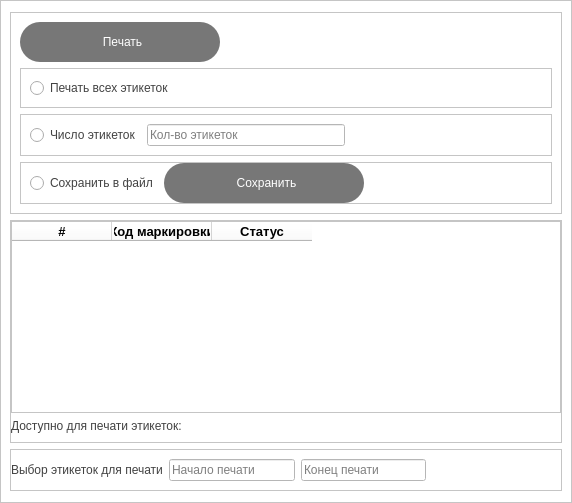
                     <widget class="QFrame" name="frame_31">
                      <property name="maximumSize">
                       <size>
                        <width>600</width>
                        <height>16777215</height>
                       </size>
                      </property>
                      <property name="styleSheet">
                       <string notr="true">background-color: rgb(255, 255, 255);</string>
                      </property>
                      <property name="frameShape">
                       <enum>QFrame::StyledPanel</enum>
                      </property>
                      <property name="frameShadow">
                       <enum>QFrame::Raised</enum>
                      </property>
                      <layout class="QVBoxLayout" name="verticalLayout_50">
                       <property name="leftMargin">
                        <number>9</number>
                       </property>
                       <property name="rightMargin">
                        <number>9</number>
                       </property>
                       <item>
                        <widget class="QFrame" name="frame_41">
                         <property name="styleSheet">
                          <string notr="true">QPushButton {
	font: 10pt &quot;Segoe UI&quot;;
	background-position:center;
    background-repeat: no-repeat;
	border: none;
	border-radius: 20px;
	color: rgb(255, 255, 255);
	background-color: rgb(119, 119, 119);
	text-align: center;
	padding-left: 5px;
}

QPushButton:hover {
	background-color: rgb(66, 66, 66);
}
QPushButton:pressed {
	background-color: rgb(245, 246, 250);
	color: rgb(0, 0, 0);
}</string>
                         </property>
                         <property name="frameShape">
                          <enum>QFrame::StyledPanel</enum>
                         </property>
                         <property name="frameShadow">
                          <enum>QFrame::Raised</enum>
                         </property>
                         <layout class="QVBoxLayout" name="verticalLayout_63">
                          <item>
                           <widget class="QPushButton" name="startPrint_btn">
                            <property name="enabled">
                             <bool>false</bool>
                            </property>
                            <property name="minimumSize">
                             <size>
                              <width>40</width>
                              <height>40</height>
                             </size>
                            </property>
                            <property name="maximumSize">
                             <size>
                              <width>200</width>
                              <height>16777215</height>
                             </size>
                            </property>
                            <property name="styleSheet">
                             <string notr="true"/>
                            </property>
                            <property name="text">
                             <string>Печать</string>
                            </property>
                           </widget>
                          </item>
                          <item>
                           <widget class="QFrame" name="frame_45">
                            <property name="frameShape">
                             <enum>QFrame::StyledPanel</enum>
                            </property>
                            <property name="frameShadow">
                             <enum>QFrame::Raised</enum>
                            </property>
                            <layout class="QHBoxLayout" name="horizontalLayout_36">
                             <item>
                              <widget class="QRadioButton" name="allPrint_rbtn">
                               <property name="styleSheet">
                                <string notr="true">color: rgb(66, 66, 66);
	font: 12pt &quot;Segoe UI&quot;;</string>
                               </property>
                               <property name="text">
                                <string>Печать всех этикеток</string>
                               </property>
                               <attribute name="buttonGroup">
                                <string notr="true">buttonGroup</string>
                               </attribute>
                              </widget>
                             </item>
                            </layout>
                           </widget>
                          </item>
                          <item>
                           <widget class="QFrame" name="frame_44">
                            <property name="frameShape">
                             <enum>QFrame::StyledPanel</enum>
                            </property>
                            <property name="frameShadow">
                             <enum>QFrame::Raised</enum>
                            </property>
                            <layout class="QHBoxLayout" name="horizontalLayout_35">
                             <item>
                              <widget class="QRadioButton" name="countPrint_rbtn">
                               <property name="styleSheet">
                                <string notr="true">color: rgb(66, 66, 66);
	font: 12pt &quot;Segoe UI&quot;;</string>
                               </property>
                               <property name="text">
                                <string>Число этикеток</string>
                               </property>
                               <attribute name="buttonGroup">
                                <string notr="true">buttonGroup</string>
                               </attribute>
                              </widget>
                             </item>
                             <item>
                              <widget class="QLineEdit" name="countPrint_line">
                               <property name="enabled">
                                <bool>false</bool>
                               </property>
                               <property name="placeholderText">
                                <string>Кол-во этикеток</string>
                               </property>
                              </widget>
                             </item>
                             <item>
                              <spacer name="horizontalSpacer_3">
                               <property name="orientation">
                                <enum>Qt::Horizontal</enum>
                               </property>
                               <property name="sizeHint" stdset="0">
                                <size>
                                 <width>40</width>
                                 <height>20</height>
                                </size>
                               </property>
                              </spacer>
                             </item>
                            </layout>
                           </widget>
                          </item>
                          <item>
                           <widget class="QFrame" name="frame_46">
                            <property name="frameShape">
                             <enum>QFrame::StyledPanel</enum>
                            </property>
                            <property name="frameShadow">
                             <enum>QFrame::Raised</enum>
                            </property>
                            <layout class="QHBoxLayout" name="horizontalLayout_37">
                             <property name="topMargin">
                              <number>0</number>
                             </property>
                             <property name="bottomMargin">
                              <number>0</number>
                             </property>
                             <item>
                              <widget class="QRadioButton" name="save_rbtn">
                               <property name="styleSheet">
                                <string notr="true">color: rgb(66, 66, 66);
	font: 12pt &quot;Segoe UI&quot;;</string>
                               </property>
                               <property name="text">
                                <string>Сохранить в файл</string>
                               </property>
                               <attribute name="buttonGroup">
                                <string notr="true">buttonGroup</string>
                               </attribute>
                              </widget>
                             </item>
                             <item>
                              <widget class="QPushButton" name="saveCodeInFile_btn">
                               <property name="enabled">
                                <bool>false</bool>
                               </property>
                               <property name="minimumSize">
                                <size>
                                 <width>200</width>
                                 <height>40</height>
                                </size>
                               </property>
                               <property name="maximumSize">
                                <size>
                                 <width>600</width>
                                 <height>16777215</height>
                                </size>
                               </property>
                               <property name="styleSheet">
                                <string notr="true">background-color: rgb(119, 119, 119);</string>
                               </property>
                               <property name="text">
                                <string>Сохранить</string>
                               </property>
                              </widget>
                             </item>
                             <item>
                              <spacer name="horizontalSpacer_4">
                               <property name="orientation">
                                <enum>Qt::Horizontal</enum>
                               </property>
                               <property name="sizeHint" stdset="0">
                                <size>
                                 <width>40</width>
                                 <height>20</height>
                                </size>
                               </property>
                              </spacer>
                             </item>
                            </layout>
                           </widget>
                          </item>
                         </layout>
                        </widget>
                       </item>
                       <item>
                        <widget class="QFrame" name="frame_42">
                         <property name="frameShape">
                          <enum>QFrame::StyledPanel</enum>
                         </property>
                         <property name="frameShadow">
                          <enum>QFrame::Raised</enum>
                         </property>
                         <layout class="QVBoxLayout" name="verticalLayout_64">
                          <property name="leftMargin">
                           <number>0</number>
                          </property>
                          <property name="topMargin">
                           <number>0</number>
                          </property>
                          <property name="rightMargin">
                           <number>0</number>
                          </property>
                          <item>
                           <widget class="QTableWidget" name="kmPrint_tab">
                            <property name="sizePolicy">
                             <sizepolicy hsizetype="Fixed" vsizetype="Expanding">
                              <horstretch>0</horstretch>
                              <verstretch>0</verstretch>
                             </sizepolicy>
                            </property>
                            <property name="minimumSize">
                             <size>
                              <width>550</width>
                              <height>0</height>
                             </size>
                            </property>
                            <property name="styleSheet">
                             <string notr="true">horizontalHeader.resizeSection: (0, 500)</string>
                            </property>
                            <property name="editTriggers">
                             <set>QAbstractItemView::NoEditTriggers</set>
                            </property>
                            <property name="selectionMode">
                             <enum>QAbstractItemView::SingleSelection</enum>
                            </property>
                            <property name="selectionBehavior">
                             <enum>QAbstractItemView::SelectRows</enum>
                            </property>
                            <property name="textElideMode">
                             <enum>Qt::ElideLeft</enum>
                            </property>
                            <property name="sortingEnabled">
                             <bool>false</bool>
                            </property>
                            <property name="rowCount">
                             <number>0</number>
                            </property>
                            <attribute name="horizontalHeaderHighlightSections">
                             <bool>true</bool>
                            </attribute>
                            <attribute name="horizontalHeaderShowSortIndicator" stdset="0">
                             <bool>false</bool>
                            </attribute>
                            <attribute name="horizontalHeaderStretchLastSection">
                             <bool>false</bool>
                            </attribute>
                            <attribute name="verticalHeaderVisible">
                             <bool>false</bool>
                            </attribute>
                            <attribute name="verticalHeaderShowSortIndicator" stdset="0">
                             <bool>false</bool>
                            </attribute>
                            <column>
                             <property name="text">
                              <string>#</string>
                             </property>
                             <property name="font">
                              <font>
                               <pointsize>10</pointsize>
                               <bold>true</bold>
                              </font>
                             </property>
                            </column>
                            <column>
                             <property name="text">
                              <string>Код маркировки</string>
                             </property>
                             <property name="font">
                              <font>
                               <pointsize>10</pointsize>
                               <bold>true</bold>
                              </font>
                             </property>
                            </column>
                            <column>
                             <property name="text">
                              <string>Статус</string>
                             </property>
                             <property name="font">
                              <font>
                               <pointsize>10</pointsize>
                               <bold>true</bold>
                              </font>
                             </property>
                            </column>
                           </widget>
                          </item>
                          <item>
                           <widget class="QLabel" name="allCountLabel">
                            <property name="styleSheet">
                             <string notr="true">color: rgb(66, 66, 66);
	font: 12pt &quot;Segoe UI&quot;;</string>
                            </property>
                            <property name="text">
                             <string>Доступно для печати этикеток: </string>
                            </property>
                           </widget>
                          </item>
                         </layout>
                        </widget>
                       </item>
                       <item>
                        <widget class="QFrame" name="frame_43">
                         <property name="frameShape">
                          <enum>QFrame::StyledPanel</enum>
                         </property>
                         <property name="frameShadow">
                          <enum>QFrame::Raised</enum>
                         </property>
                         <layout class="QHBoxLayout" name="horizontalLayout_24">
                          <property name="leftMargin">
                           <number>0</number>
                          </property>
                          <item>
                           <widget class="QLabel" name="label_12">
                            <property name="styleSheet">
                             <string notr="true">color: rgb(66, 66, 66);
	font: 12pt &quot;Segoe UI&quot;;</string>
                            </property>
                            <property name="text">
                             <string>Выбор этикеток для печати</string>
                            </property>
                           </widget>
                          </item>
                          <item>
                           <widget class="QLineEdit" name="startLabelPrint_Edit">
                            <property name="enabled">
                             <bool>false</bool>
                            </property>
                            <property name="inputMask">
                             <string/>
                            </property>
                            <property name="maxLength">
                             <number>32767</number>
                            </property>
                            <property name="placeholderText">
                             <string>Начало печати</string>
                            </property>
                           </widget>
                          </item>
                          <item>
                           <widget class="QLineEdit" name="endLabelPrint_Edit">
                            <property name="enabled">
                             <bool>false</bool>
                            </property>
                            <property name="maxLength">
                             <number>99999</number>
                            </property>
                            <property name="placeholderText">
                             <string>Конец печати</string>
                            </property>
                           </widget>
                          </item>
                          <item>
                           <spacer name="horizontalSpacer_2">
                            <property name="orientation">
                             <enum>Qt::Horizontal</enum>
                            </property>
                            <property name="sizeHint" stdset="0">
                             <size>
                              <width>20</width>
                              <height>20</height>
                             </size>
                            </property>
                           </spacer>
                          </item>
                         </layout>
                        </widget>
                       </item>
                      </layout>
                     </widget>
